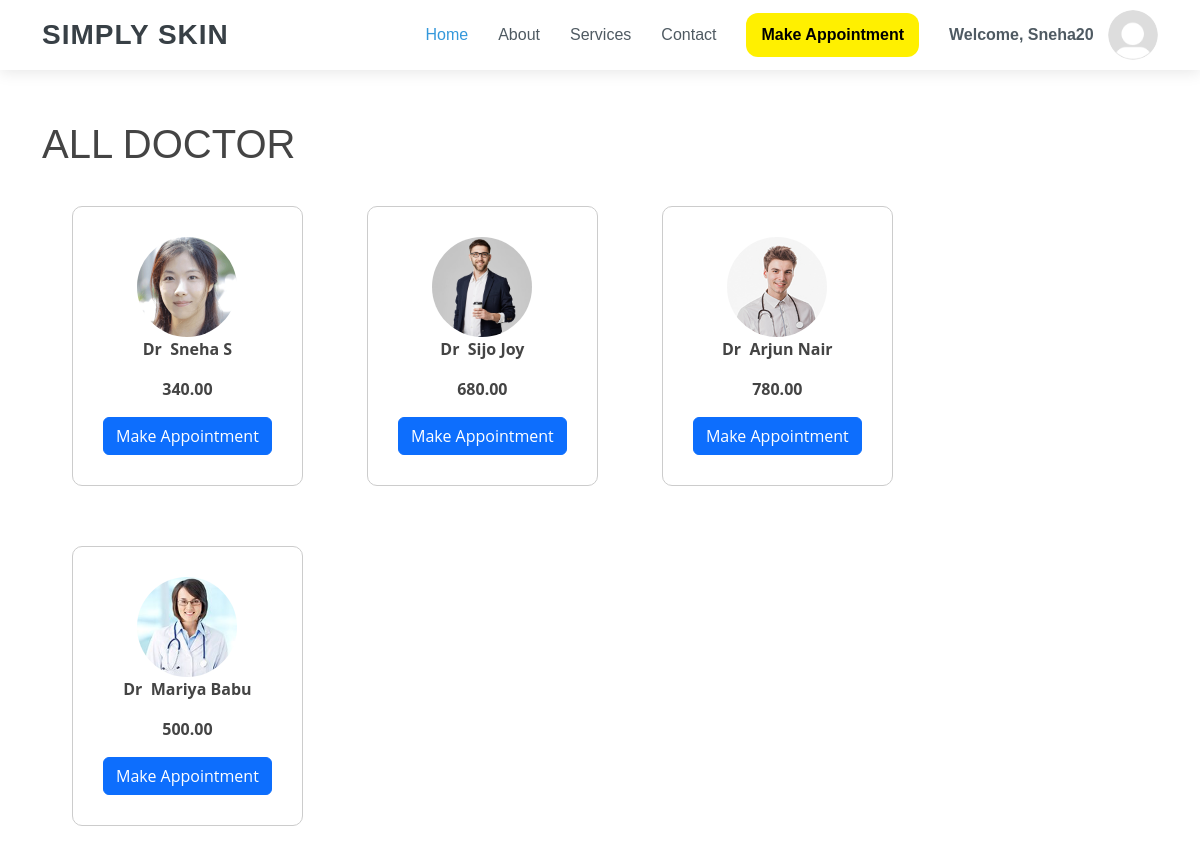
Screenshot of /alldoctorlist.html (signed in) with the database file from the repository.
### skin_app/models.py (models this page shows, shortened)
class CustomUser(AbstractUser):
    role = models.CharField(max_length=100, default="")
    first_name = models.CharField(max_length=100)
    last_name = models.CharField(max_length=100, blank=True, null=True)
    gender_choices = [
        ('male', 'Male'),
        ('female', 'Female'),
        ('other', 'Other'),
    ]
    gender = models.CharField(max_length=6, choices=gender_choices, blank=True)

class DoctorProfile(models.Model):
    user = models.OneToOneField(CustomUser, on_delete=models.CASCADE)
    profile_picture = models.ImageField(upload_to='profile_pics/', blank=True, null=True)
    id_proof_image = models.ImageField(upload_to='id_proof_images/', blank=True, null=True)
    phonenumber = models.CharField(max_length=15, blank=True, null=True)
    address = models.CharField(max_length=255,blank=True, null=True)
    dob = models.DateField(blank=True, null=True)
    age = models.IntegerField(blank=True, null=True)
    state = models.CharField(max_length=100, blank=True, null=True)
    city=models.CharField(max_length=100,blank=True, null=True)
    pdf_certificate_1 = models.FileField(upload_to='pdf_certificates/', blank=True, null=True)
    pdf_certificate_2 = models.FileField(upload_to='pdf_certificates/', blank=True, null=True)
    pdf_certificate_3 = models.FileField(upload_to='pdf_certificates/', blank=True, null=True)
    consultation_fee = models.DecimalField(max_digits=8, decimal_places=2, blank=True, null=True)  # Add this line

### skin_app/views.py (the view)
# urls.py: path('alldoctorlist.html', views.alldoctor, name='alldoctorlist'),
def alldoctor(request):
      user_profile, created = UserProfile.objects.get_or_create(user=request.user)
      doctors = CustomUser.objects.filter(role='Doctor')
      return render(request, 'alldoctorlist.html', {'doctors': doctors,'user_profile': user_profile})

### templates/alldoctorlist.html (shortened to what this page needs)
{% load static %}
<!DOCTYPE html>
<html lang="en">
<head>
  <link rel="stylesheet" href="{% static '/https://cdnjs.cloudflare.com/ajax/libs/font-awesome/5.15.3/css/all.min.css'%}">
  <link href="{% static '/assets/vendor/bootstrap/css/bootstrap.min.css'%}" rel="stylesheet">
  <link href="{% static '/assets/vendor/bootstrap-icons/bootstrap-icons.css'%}" rel="stylesheet">
  <link href="{% static '/assets/vendor/boxicons/css/boxicons.min.css'%}" rel="stylesheet">
  <link href="{% static '/assets/vendor/glightbox/css/glightbox.min.css'%}" rel="stylesheet">
  <link href="{% static '/assets/vendor/swiper/swiper-bundle.min.css'%}" rel="stylesheet">
  <link href="{% static '/assets/css/style.css'%}" rel="stylesheet">
</head>
<body>
  <header id="header" class="fixed-top d-flex align-items-center">
    <div class="container d-flex align-items-center">
      <div class="logo me-auto">
        <h1><a href="{% static '/index.html'%}">SIMPLY SKIN</a></h1>
      </div>
      <nav id="navbar" class="navbar order-last order-lg-0">
        <ul>
          <li><a class="nav-link scrollto active" href="{% static '/#hero'%}">Home</a></li>
          <li><a class="nav-link scrollto" href="{% static '/#about'%}">About</a></li>
          <li><a class="nav-link scrollto" href="{% static '/#services'%}">Services</a></li>
          <li><a class="nav-link scrollto" href="#contact">Contact</a></li>
        </ul>
        {% if user.is_authenticated %}
        <ul>
          <li>
              <a href="{% url 'booking' %}">
                  <button class="button-32" role="button">Make Appointment</button>
              </a>
          </li>
      </ul>
        <ul>
          <li class="dropdown">
              <a class="nav-link scrollto" href="#" id="usernameDropdown" name="profile_picture" role="button" data-toggle="dropdown" aria-haspopup="true" aria-expanded="false">
                  <strong> Welcome, {{ user.username }}</strong> <i class="bi bi-caret-down"></i>
                  <div class="profile-picture-round">
                    {% if user_profile.profile_picture %}
                      <img src="{{ user_profile.profile_picture.url }}" alt="User Profile Picture">
                    {% else %}
                      <img src="{% static '/assets/img/profile_default.png' %}" alt="Default Profile Picture">
                    {% endif %}
                  </div>
                </a>
          </li>
      </ul>
     {% endif %}
    </nav>
    </div>
  </header>
<br><br><br><br><br>
<body>
    <div class="container">
      <h1> ALL DOCTOR </h1>
        {% for doctor in doctors %}
        <div class="doctor-container">
            {% if doctor.doctorprofile.profile_picture %}
            <img src="{{ doctor.doctorprofile.profile_picture.url }}" class="doctor-picture" alt="{{ doctor.first_name }} Profile Picture">
            {% else %}
            <img src="{% static 'path/to/default/profile_picture.png' %}" class="doctor-picture" alt="{{ doctor.first_name }} Profile Picture">
            {% endif %}
            <p><strong> Dr &nbsp;{{ doctor.first_name }} {{ doctor.last_name }}</strong></p>
            <p><strong> {{ doctor.doctorprofile.consultation_fee }}</strong></p>
            <button class="btn btn-primary">Make Appointment</button>
        </div>
        {% empty %}
        <p>No doctors available.</p>
        {% endfor %}
    </div>
</body>
</html>

### static/assets/css/style.css (style rules this page uses)
body { font-family: "Open Sans", sans-serif; color: #444444; }
a { color: #3498db; text-decoration: none; }
h1, h2, h3, h4, h5, h6 { font-family: "Raleway", sans-serif; }
#header { height: 70px; transition: all 0.5s; z-index: 997; transition: all 0.5s; background: #fff; box-shadow: 0px 2px 15px rgba(0, 0, 0, 0.1); }
#header .logo h1 { font-size: 28px; margin: 0; font-weight: 600; letter-spacing: 1px; text-transform: uppercase; color: #384046; }
#header .logo h1 a, #header .logo h1 a:hover { color: #384046; text-decoration: none; }
.navbar { padding: 0; }
.navbar ul { margin: 0; padding: 0; display: flex; list-style: none; align-items: center; }
.navbar li { position: relative; }
.navbar a, .navbar a:focus { display: flex; align-items: center; justify-content: space-between; padding: 10px 0 10px 30px; font-family: "Poppins", sans-serif; font-size: 16px; font-weight: 500; color: #4f5a62; white-space: nowrap; transition: 0.3s; }
.navbar a i, .navbar a:focus i { font-size: 12px; line-height: 0; margin-left: 5px; }
.navbar a:hover, .navbar .active, .navbar .active:focus, .navbar li:hover>a { color: #3498db; }

### templates/alldoctorlist.html (style rules this page uses)
.profile-picture-round { width: 50px; height: 50px; border-radius: 50%; overflow: hidden; }
.profile-picture-round img { width: 100%; height: 100%; object-fit: cover; }
.button-32 { background-color: #fff000; border-radius: 12px; color: #000; cursor: pointer; font-weight: bold; padding: 10px 15px; text-align: center; transition: 200ms; width: 100%; box-sizing: border-box; border: 0; font-size: 16px; user-select: none; -webkit-user-select: none; touch-action: manipulation; }
img { width: 180px; height: 180px; }
.doctor-container { margin-bottom: 20px; padding: 20px; border: 1px solid #ccc; border-radius: 10px; }
.doctor-picture { width: 100px; height: 100px; border-radius: 50%; object-fit: cover; }
.doctor-container { display: inline-block; margin: 30px; padding: 30px; border: 1px solid #ccc; border-radius: 10px; text-align: center; }

### rows the page displays
CustomUser: username "Sneha20", doctorprofile.profile_picture (picture), first_name "Sneha", last_name "S", doctorprofile.consultation_fee "340.00"
CustomUser: doctorprofile.profile_picture (picture), first_name "Sijo", last_name "Joy", doctorprofile.consultation_fee "680.00"
CustomUser: doctorprofile.profile_picture (picture), first_name "Arjun", last_name "Nair", doctorprofile.consultation_fee "780.00"
CustomUser: doctorprofile.profile_picture (picture), first_name "Mariya", last_name "Babu", doctorprofile.consultation_fee "500.00"
